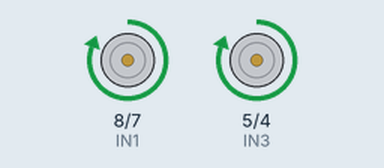
Simulated run of this sketch. Board: Arduino Uno, built with avr-gcc and run on an emulated ATmega328P. Parts: motor-driver pin pairs drawn as motors (green arrow = first pin HIGH = forward, orange = second pin HIGH = backward, longer = more drive, scaled by the enable pin).

Above: at 0.1 s.
At 30.1 s:
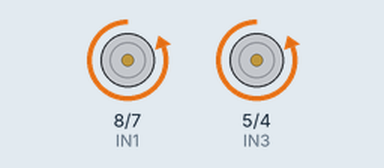
At 90.1 s:
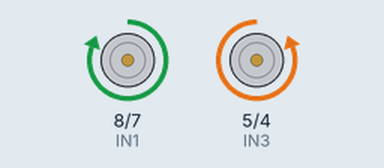
At 125.1 s:
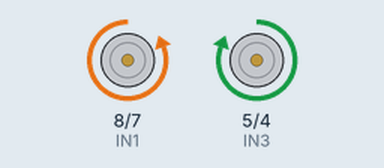
Timing chart, 0 to 126.6 s (numbered marks = the images above):
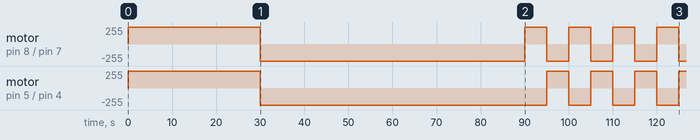

Measured:
- by itself, motor on pin 5 (IN3) / pin 4 (IN4): goes forward 255/255 30.0 s, backward 255/255 65.0 s, 3 × (forward 255/255 5.0 s, backward 255/255 5.0 s), then forward 255/255
- by itself, motor on pin 8 (IN1) / pin 7 (IN2): goes forward 255/255 30.0 s, backward 255/255 60.0 s, 3 × (forward 255/255 5.0 s, backward 255/255 5.0 s), forward 255/255 5.0 s, then backward 255/255

The sketch:

Part1_DC_Motors.ino
```cpp
// Motor A
int ENA = 9;
int IN1 = 8;
int IN2 = 7;

// Motor B
int ENB = 3;
int IN3 = 5;
int IN4 = 4;

void setup() {

  pinMode(ENA, OUTPUT);
  pinMode(IN1, OUTPUT);
  pinMode(IN2, OUTPUT);

  pinMode(ENB, OUTPUT);
  pinMode(IN3, OUTPUT);
  pinMode(IN4, OUTPUT);

  analogWrite(ENA, 255);
  analogWrite(ENB, 255);
}

void loop() {

  // Forward لمدة 30 ثانية
  forward();
  delay(30000);

  // Backward لمدة 60 ثانية
  backward();
  delay(60000);

  // Right & Left لمدة 60 ثانية
  for(int i = 0; i < 6; i++){

    right();
    delay(5000);

    left();
    delay(5000);

  }

  stopMotors();

  while(true);
}

void forward(){

  digitalWrite(IN1,HIGH);
  digitalWrite(IN2,LOW);

  digitalWrite(IN3,HIGH);
  digitalWrite(IN4,LOW);

}

void backward(){

  digitalWrite(IN1,LOW);
  digitalWrite(IN2,HIGH);

  digitalWrite(IN3,LOW);
  digitalWrite(IN4,HIGH);

}

void right(){

  digitalWrite(IN1,HIGH);
  digitalWrite(IN2,LOW);

  digitalWrite(IN3,LOW);
  digitalWrite(IN4,HIGH);

}

void left(){

  digitalWrite(IN1,LOW);
  digitalWrite(IN2,HIGH);

  digitalWrite(IN3,HIGH);
  digitalWrite(IN4,LOW);

}

void stopMotors(){

  digitalWrite(IN1,LOW);
  digitalWrite(IN2,LOW);

  digitalWrite(IN3,LOW);
  digitalWrite(IN4,LOW);

}
```
